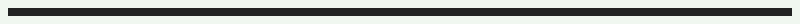

A level layout from a 2D game, rendered from its tile map. Below: a short description, then the map file with tile-grid data replaced by summaries:
An orthogonal 100x3 tile map with 8x8 px tiles, 1 tile layer (Слой тайлов 1).

<map version="1.10" tiledversion="1.11.0" orientation="orthogonal" renderorder="right-down" width="100" height="3" tilewidth="8" tileheight="8" infinite="0" nextlayerid="2" nextobjectid="1">
 <tileset firstgid="1" source="floor.tsx" />
 <layer id="1" name="Слой тайлов 1" width="100" height="3">
  <data>[300 cells, 300 non-empty, 2 distinct tile ids]</data>
 </layer>
</map>
